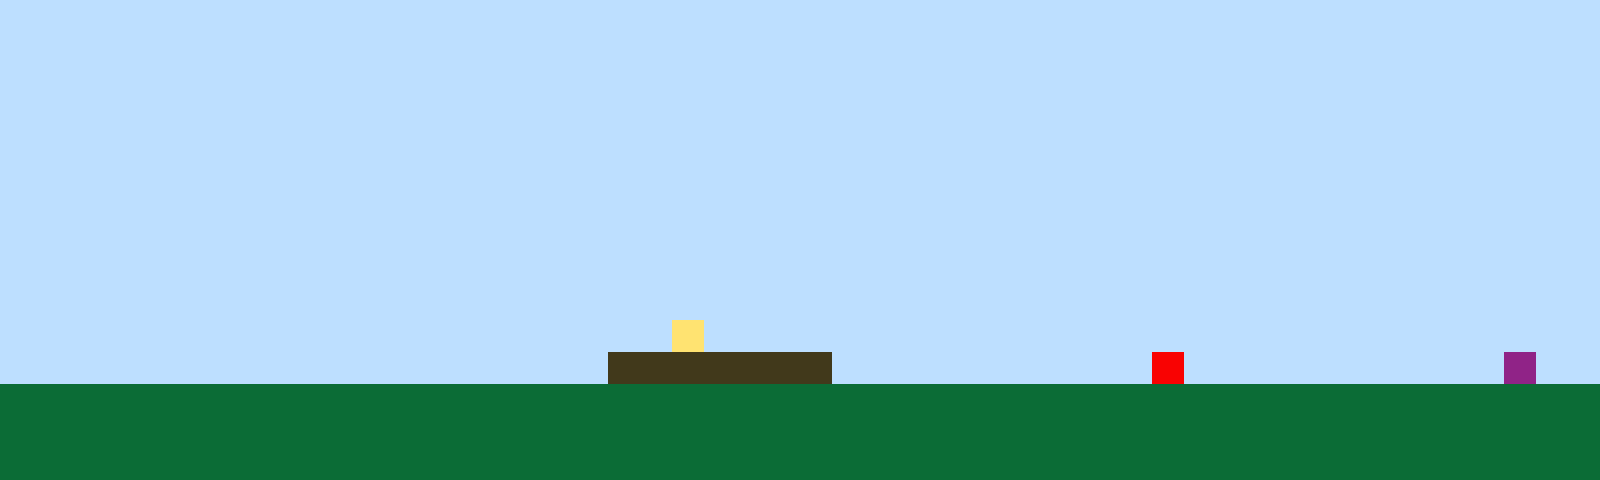

Tiled map render using the project's own tile images. Description and the whole map definition, tile-layer contents included, below:
An orthogonal 50x15 tile map with 32x32 px tiles, 1 tile layer (Tile Layer 1).

<map version="1.10" tiledversion="1.11.2" orientation="orthogonal" renderorder="right-up" width="50" height="15" tilewidth="32" tileheight="32" infinite="0" nextlayerid="2" nextobjectid="1"><editorsettings><export target="map1.csv" format="csv" /></editorsettings><tileset firstgid="1" name="sprites" tilewidth="32" tileheight="32" tilecount="6" columns="3"><image source="sprites.png" width="96" height="64" /></tileset><layer id="1" name="Tile Layer 1" width="50" height="15"><data encoding="csv">1,1,1,1,1,1,1,1,1,1,1,1,1,1,1,1,1,1,1,1,1,1,1,1,1,1,1,1,1,1,1,1,1,1,1,1,1,1,1,1,1,1,1,1,1,1,1,1,1,1,1,1,1,1,1,1,1,1,1,1,1,1,1,1,1,1,1,1,1,1,1,1,1,1,1,1,1,1,1,1,1,1,1,1,1,1,1,1,1,1,1,1,1,1,1,1,1,1,1,1,1,1,1,1,1,1,1,1,1,1,1,1,1,1,1,1,1,1,1,1,1,1,1,1,1,1,1,1,1,1,1,1,1,1,1,1,1,1,1,1,1,1,1,1,1,1,1,1,1,1,1,1,1,1,1,1,1,1,1,1,1,1,1,1,1,1,1,1,1,1,1,1,1,1,1,1,1,1,1,1,1,1,1,1,1,1,1,1,1,1,1,1,1,1,1,1,1,1,1,1,1,1,1,1,1,1,1,1,1,1,1,1,1,1,1,1,1,1,1,1,1,1,1,1,1,1,1,1,1,1,1,1,1,1,1,1,1,1,1,1,1,1,1,1,1,1,1,1,1,1,1,1,1,1,1,1,1,1,1,1,1,1,1,1,1,1,1,1,1,1,1,1,1,1,1,1,1,1,1,1,1,1,1,1,1,1,1,1,1,1,1,1,1,1,1,1,1,1,1,1,1,1,1,1,1,1,1,1,1,1,1,1,1,1,1,1,1,1,1,1,1,1,1,1,1,1,1,1,1,1,1,1,1,1,1,1,1,1,1,1,1,1,1,1,1,1,1,1,1,1,1,1,1,1,1,1,1,1,1,1,1,1,1,1,1,1,1,1,1,1,1,1,1,1,1,1,1,1,1,1,1,1,1,1,1,1,1,1,1,1,1,1,1,1,1,1,1,1,1,1,1,1,1,1,1,1,1,1,1,1,1,1,1,1,1,1,1,1,1,1,1,1,1,1,1,1,1,1,1,1,1,1,1,1,1,1,1,1,1,1,1,1,1,1,1,1,1,1,1,1,1,1,1,1,1,1,1,1,1,1,1,1,1,1,1,1,1,1,1,1,1,1,1,1,1,1,1,1,1,1,1,1,1,1,1,1,1,1,1,1,1,1,1,1,1,1,1,1,1,1,1,1,1,1,1,1,1,1,1,1,1,1,1,1,1,1,1,1,1,1,1,4,1,1,1,1,1,1,1,1,1,1,1,1,1,1,1,1,1,1,1,1,1,1,1,1,1,1,1,1,1,1,1,1,1,1,1,1,1,1,1,1,1,1,1,1,1,1,1,3,3,3,3,3,3,3,1,1,1,1,1,1,1,1,1,1,5,1,1,1,1,1,1,1,1,1,1,6,1,1,2,2,2,2,2,2,2,2,2,2,2,2,2,2,2,2,2,2,2,2,2,2,2,2,2,2,2,2,2,2,2,2,2,2,2,2,2,2,2,2,2,2,2,2,2,2,2,2,2,2,2,2,2,2,2,2,2,2,2,2,2,2,2,2,2,2,2,2,2,2,2,2,2,2,2,2,2,2,2,2,2,2,2,2,2,2,2,2,2,2,2,2,2,2,2,2,2,2,2,2,2,2,2,2,2,2,2,2,2,2,2,2,2,2,2,2,2,2,2,2,2,2,2,2,2,2,2,2,2,2,2,2,2,2,2,2,2,2,2,2,2,2,2,2,2,2,2,2,2,2</data></layer></map>
